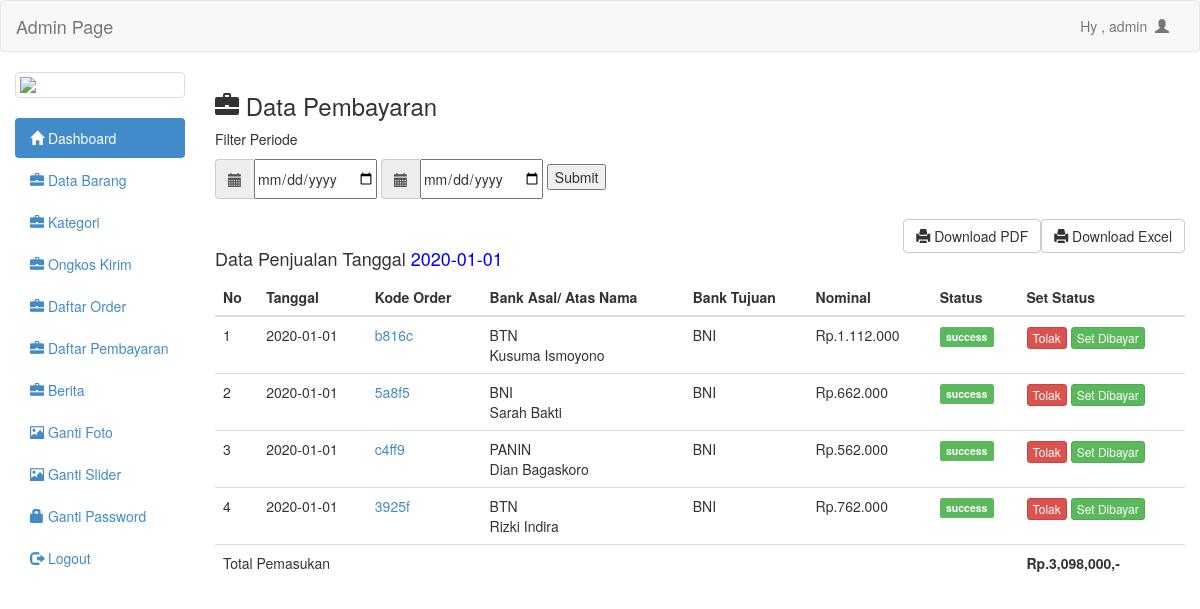
The app's page /admin/view/pembayaran.php?tanggal=2020-01-01 (signed in) with its own data.
### tables this page shows
CREATE TABLE `tb_payment` (
  `id_payment` int(11) NOT NULL AUTO_INCREMENT,
  `kode_order` varchar(30) DEFAULT NULL,
  `email` varchar(100) DEFAULT NULL,
  `bank_asal` varchar(50) DEFAULT NULL,
  `an_asal` varchar(100) DEFAULT NULL,
  `bank_tujuan` varchar(100) DEFAULT NULL,
  `nominal` int(11) DEFAULT NULL,
  `tgl_konfirmasi` date DEFAULT NULL,
  `status_payment` enum('pending','not_found','success') DEFAULT 'pending',
  PRIMARY KEY (`id_payment`)
);

### admin/config/general_helper.php (called while the page is built, shortened)
<?php
if (!function_exists('uang')) {
    function uang($money) {
        $h = 'Rp.'.number_format($money,0,'.','.');
        return $h;
    }
}

### admin/view/pembayaran.php (the view, shortened to what this page needs)
<?php include 'header.php';	?>
<h3><span class="glyphicon glyphicon-briefcase"></span>  Data Pembayaran</h3>
<div class="row">
	<div class="col-md-6">
<p>Filter Periode</p>
<form action="pembayaran.php" method="post" class="form-inline">
	<div class="form-group">
		<div class="input-group col-md-5">
			<span class="input-group-addon" id="basic-addon1"><span class="glyphicon glyphicon-calendar"></span></span>
			<input type="date" name="fdate" value="<?=$_POST['fdate']?>">
		</div>
    </div>
    <div class="form-group">
		<div class="input-group col-md-5">
			<span class="input-group-addon" id="basic-addon1"><span class="glyphicon glyphicon-calendar"></span></span>
			<input type="date" name="ldate" value="<?=$_POST['ldate']?>">
		</div>
	</div>
	<input type="submit" name="filterperiodesubmit">
</form>
</div>
</div>
<br/>
<?php
if((isset($_GET['tanggal']))&&($_GET['tanggal']!='All')){
	$tanggal=mysql_real_escape_string($_GET['tanggal']);
	$tg="lap_payment_pdf.php?tanggal='$tanggal'";
	$link_excel = "lap_payment_excel.php?tanggal='$tanggal'";
	?>
	<?php
}elseif ($_POST['filterperiodesubmit']) {
	$fdate=mysql_real_escape_string($_POST['fdate']);
	$ldate=mysql_real_escape_string($_POST['ldate']);
	$tg="lap_payment_pdf.php?fdate='$fdate'&ldate='$ldate'";
	$link_excel="lap_payment_excel.php?fdate='$fdate'&ldate='$ldate'";
}else {
	$tg="lap_payment_pdf.php";
	$link_excel = "lap_payment_excel.php";
}
?>
<a style="margin-bottom:10px" href="<?php echo $link_excel ?>" target="_blank" class="btn btn-default pull-right"><span class='glyphicon glyphicon-print'></span>  Download Excel</a>
<a style="margin-bottom:10px" href="<?php echo $tg ?>" target="_blank" class="btn btn-default pull-right"><span class='glyphicon glyphicon-print'></span>  Download PDF</a>
<br/>
<?php
if((isset($_GET['tanggal']))&&($_GET['tanggal']!='All')){
	echo "<h4> Data Penjualan Tanggal  <a style='color:blue'> ". $_GET['tanggal']."</a></h4>";
} elseif ($_POST['filterperiodesubmit']) {
	echo "<h4> Data Penjualan PERIODE  <a style='color:blue'> ". $_POST['fdate']." - ". $_POST['ldate'] ."</a></h4>";
}
?>
<link rel="stylesheet" type="text/css" href="https://cdn.datatables.net/v/dt/dt-1.10.21/datatables.min.css"/>
<table class="table" id="tb-payment">
	<thead>
	<tr>
		<th>No</th>
		<th>Tanggal</th>
		<th>Kode Order</th>
		<th>Bank Asal/ Atas Nama</th>
		<th>Bank Tujuan</th>
		<th>Nominal</th>
		<th>Status</th>
		<th>Set Status</th>
	</tr>
	</thead>
	<tbody>
	<?php
	if((isset($_GET['tanggal']))&&($_GET['tanggal']!='All')){
		$tanggal=mysql_real_escape_string($_GET['tanggal']);
		$brg=mysql_query("select * from tb_payment where tgl_konfirmasi like '$tanggal' order by tgl_konfirmasi desc");
	}elseif ($_POST['filterperiodesubmit']) {
		$fdate=mysql_real_escape_string($_POST['fdate']);
		$ldate=mysql_real_escape_string($_POST['ldate']);
		$brg=mysql_query("select * from tb_payment where tgl_konfirmasi between '$fdate' AND '$ldate' order by tgl_konfirmasi desc");
	}else{
		$brg=mysql_query("select * from tb_payment order by tgl_konfirmasi desc");
	}
	$no=1;
	while($b=mysql_fetch_array($brg)){
		if ($b['status_payment'] == 'pending') {
				$status_label = 'default';
			} elseif ($b['status_payment']=='success') {
				$status_label = 'success';
			} elseif ($b['status_payment']=='not_found') {
				$status_label = 'danger';
			}
		?>
		<tr>
			<td><?php echo $no++ ?></td>
			<td><?php echo $b['tgl_konfirmasi'] ?></td>
			<td><a href="detail_order.php?kode_order=<?=$b['kode_order']?>"><?php echo $b['kode_order'] ?></a></td>
			<td><?php echo $b['bank_asal'].'<br>'.$b['an_asal'] ?></td>
			<td><?php echo $b['bank_tujuan'] ?></td>
			<td><?php echo uang($b['nominal']) ?></td>
			<td><span class="label label-<?=$status_label?>"><?=$b['status_payment']?></span></td>
			<td>
				<a href="set_status_payment.php?id=<?php echo $b['id_payment']; ?>&status=not_found" class="btn btn-danger btn-xs">Tolak</a>
				<a href="set_status_payment.php?id=<?php echo $b['id_payment']; ?>&status=success" class="btn btn-success btn-xs">Set Dibayar</a>
			</td>
		</tr>
		<?php  } ?> </tbody> <tfoot> <tr> <td colspan="7">Total Pemasukan</td> <?php
		if((isset($_GET['tanggal']))&&($_GET['tanggal']!='All')){
			$tanggal=mysql_real_escape_string($_GET['tanggal']); $x=mysql_query("select
			sum(nominal) as total from tb_payment where tgl_konfirmasi='$tanggal'");
			$xx=mysql_fetch_array($x);			 echo "<td><b> Rp.".
			number_format($xx['total']).",-</b></td>";
		}else{ $x=mysql_query("select
		sum(nominal) as total from tb_payment");	 $xx=mysql_fetch_array($x);			 echo
		"<td><b> Rp.". number_format($xx['total']).",-</b></td>"; }
		?>
	</tr>
	</tfoot>
</table>
	<?php include 'footer.php'; ?>

### records on screen
tb_payment: tgl_konfirmasi "2020-01-01", kode_order "b816c", bank_asal "BTN", an_asal "Kusuma Ismoyono", bank_tujuan "BNI", nominal "Rp.1.112.000", status_payment "success"
tb_payment: tgl_konfirmasi "2020-01-01", kode_order "5a8f5", bank_asal "BNI", an_asal "Sarah Bakti", bank_tujuan "BNI", nominal "Rp.662.000", status_payment "success"
tb_payment: tgl_konfirmasi "2020-01-01", kode_order "c4ff9", bank_asal "PANIN", an_asal "Dian Bagaskoro", bank_tujuan "BNI", nominal "Rp.562.000", status_payment "success"
tb_payment: tgl_konfirmasi "2020-01-01", kode_order "3925f", bank_asal "BTN", an_asal "Rizki Indira", bank_tujuan "BNI", nominal "Rp.762.000", status_payment "success"

### other values on screen
$_SESSION['uname'] "admin"
$_GET['tanggal'] "2020-01-01"
$xx['total'] "3,098,000"
